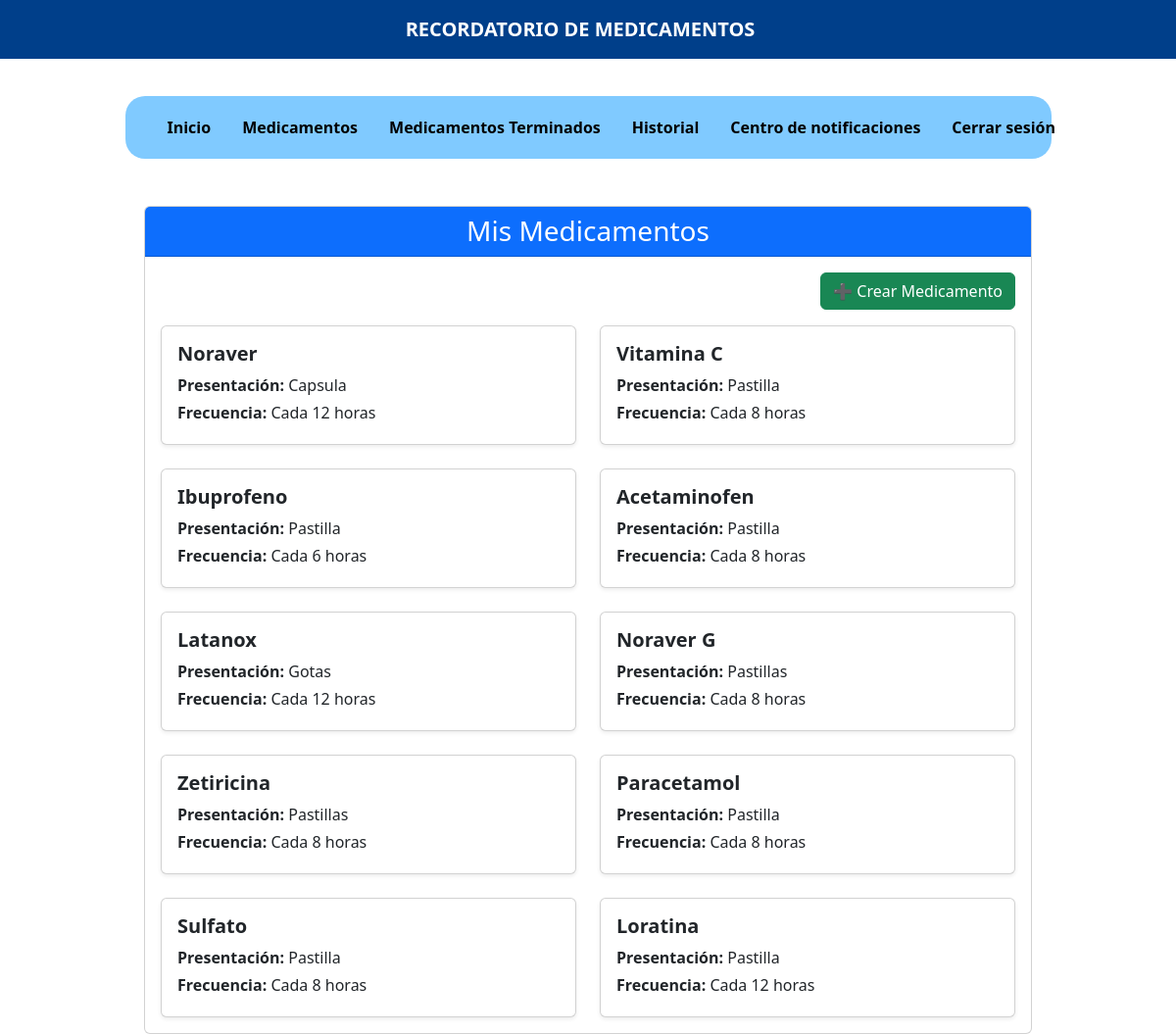
/medicamentos/ (signed in), run on the app's committed database.
### recordatorios/models.py (models this page shows, shortened)
class Task(models.Model):
    FRECUENCIA_CHOICES = [
        (6, "Cada 6 horas"),
        (8, "Cada 8 horas"),
        (12, "Cada 12 horas"),
        (24, "Cada 24 horas"),
    ]
    nombre_Medicamento = models.CharField(max_length=100)
    presentacion = models.CharField(max_length=100)
    frecuencia = models.IntegerField(choices=FRECUENCIA_CHOICES, default=8)  # Frecuencia en horas
    created = models.DateTimeField(auto_now_add=True)
    datecompleted = models.DateTimeField(null=True, blank=True)
    important = models.BooleanField(default=False)
    user = models.ForeignKey(User, on_delete=models.CASCADE)

### recordatorios/views.py (the view)
# urls.py: path('medicamentos/', views.medicamentos, name='medicamentos'),
def medicamentos(request):
    if not request.user.is_authenticated:
        return render(request, 'medicamentos.html', {'mensaje': 'Inicia sesión para ver tus medicamentos'})
    tasks = Task.objects.filter(user=request.user, datecompleted__isnull=True)
    return render(request, 'medicamentos.html', {'tasks': tasks})

### recordatorios/templates/medicamentos.html (shortened to what this page needs)
{% extends 'base.html' %}
{% block content %}
<main class="container mt-5">
    <div class="row justify-content-center">
        <div class="col-md-10">
            <div class="card">
                <div class="card-header bg-primary text-white text-center">
                    <h3 class="mb-0">Mis Medicamentos</h3>
                </div>
                <div class="card-body">
                    {% if user.is_authenticated %}
                        <div class="text-end mb-3">
                            <a href="/tasks/create/" class="btn btn-success">
                                ➕ Crear Medicamento
                            </a>
                        </div>
                        {% if tasks %}
                            <div class="row row-cols-1 row-cols-md-2 g-4">
                                {% for task in tasks %}
                                    <div class="col">
                                        <a href="{% url 'task_detail' task.id %}" class="text-decoration-none text-dark">
                                            <div class="card h-100 shadow-sm">
                                                <div class="card-body">
                                                    <h5 class="card-title fw-bold">{{ task.nombre_Medicamento }}</h5>
                                                    <p class="card-text mb-1"><strong>Presentación:</strong> {{ task.presentacion }}</p>
                                                    <p class="card-text mb-1"><strong>Frecuencia:</strong> Cada {{ task.frecuencia }} horas</p>
                                                </div>
                                            </div>
                                        </a>
                                    </div>
                                {% endfor %}
                            </div>
                        {% else %}
                            <p class="text-center text-muted">No tienes medicamentos registrados aún.</p>
                        {% endif %}
                    {% else %}
                        <p class="text-center text-muted">Inicia sesión para ver tus medicamentos.</p>
                    {% endif %}
                </div>
            </div>
        </div>
    </div>
</main>
{% endblock %}

### recordatorios/templates/base.html (shortened to what this page needs)
<!DOCTYPE html>
<html lang="es">
<head>
    <link rel="stylesheet" href="https://cdn.jsdelivr.net/npm/bootstrap@5.3.3/dist/css/bootstrap.min.css">
</head>
<body>
    <nav class="navbar navbar-expand-lg navbar-top">
        <div class="container d-flex justify-content-center">
            <a class="navbar-brand text-center w-100" href="#">RECORDATORIO DE MEDICAMENTOS</a>
        </div>
    </nav>
    <br><br>
    <nav class="navbar navbar-expand-lg navbar-bottom">
        <div class="container">
            <div class="collapse navbar-collapse justify-content-center" id="navbarNav">
                <ul class="navbar-nav d-flex justify-content-around w-100">
                    <li class="nav-item">
                        <a class="nav-link px-3" href="/homelogin">Inicio</a>
                    </li>
                    <li class="nav-item">
                        <a class="nav-link px-3" href="{% url 'medicamentos' %}">Medicamentos</a>
                    </li>
                    {% if user.is_authenticated %}
                    <li class="nav-item">
                        <a class="nav-link px-3" href="{% url 'medicamentos_completed' %}">Medicamentos Terminados</a>
                    </li>
                    {% endif %}
                    <li class="nav-item">
                        <a class="nav-link px-3" href="/historial">Historial</a>
                    </li>
                    <li class="nav-item">
                        <a class="nav-link px-3" href="/noti">Centro de notificaciones</a>
                    </li>
                    {% if user.is_authenticated %}
                    <li class="nav-item">
                        <a class="nav-link px-3" href="/logout">Cerrar sesión</a>
                    </li>
                    {% endif %}
                </ul>
            </div>
        </div>
    </nav>
    <div class="container mt-4">
        {% block content %}
        {% endblock %}
    </div>
</body>
</html>

### recordatorios/templates/base.html (style rules this page uses)
.navbar-top { background-color: #003f8a; padding: 10px 0; }
.navbar-top .navbar-brand { color: white !important; font-weight: bold; text-align: center; width: 100%; }
.navbar-bottom { background-color: #80caff; padding: 10px 15px; border-radius: 20px; max-width: 945px; margin: auto; margin-top: -10px; }
.navbar-bottom .nav-link { color: black !important; font-weight: bold; padding: 10px 15px; white-space: nowrap; }

### data on the page
Task: nombre_Medicamento "Noraver", presentacion "Capsula", frecuencia "12"
Task: nombre_Medicamento "Vitamina C", presentacion "Pastilla", frecuencia "8"
Task: nombre_Medicamento "Ibuprofeno", presentacion "Pastilla", frecuencia "6"
Task: nombre_Medicamento "Acetaminofen", presentacion "Pastilla", frecuencia "8"
Task: nombre_Medicamento "Latanox", presentacion "Gotas", frecuencia "12"
Task: nombre_Medicamento "Noraver G", presentacion "Pastillas", frecuencia "8"
Task: nombre_Medicamento "Zetiricina", presentacion "Pastillas", frecuencia "8"
Task: nombre_Medicamento "Paracetamol", presentacion "Pastilla", frecuencia "8"
Task: nombre_Medicamento "Sulfato", presentacion "Pastilla", frecuencia "8"
Task: nombre_Medicamento "Loratina", presentacion "Pastilla", frecuencia "12"
